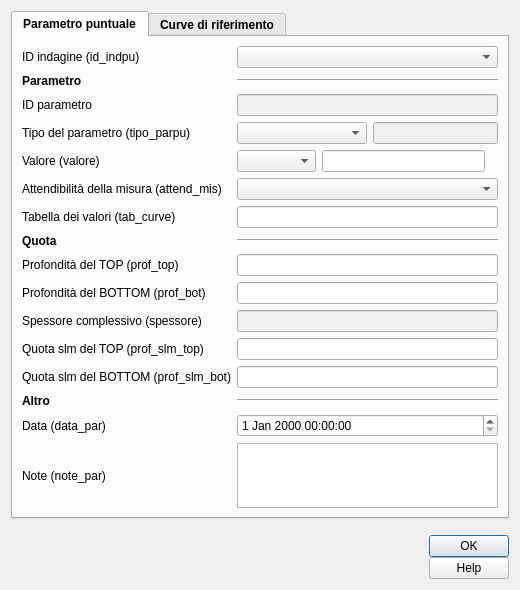
<?xml version="1.0" encoding="UTF-8"?>
<ui version="4.0">
 <class>parametri_puntuali</class>
 <widget class="QDialog" name="parametri_puntuali">
  <property name="geometry">
   <rect>
    <x>0</x>
    <y>0</y>
    <width>520</width>
    <height>590</height>
   </rect>
  </property>
  <property name="sizePolicy">
   <sizepolicy hsizetype="Fixed" vsizetype="Fixed">
    <horstretch>0</horstretch>
    <verstretch>0</verstretch>
   </sizepolicy>
  </property>
  <property name="minimumSize">
   <size>
    <width>520</width>
    <height>590</height>
   </size>
  </property>
  <property name="maximumSize">
   <size>
    <width>1500</width>
    <height>1500</height>
   </size>
  </property>
  <property name="windowTitle">
   <string>Parametri puntuali</string>
  </property>
  <property name="toolTip">
   <string/>
  </property>
  <property name="modal">
   <bool>true</bool>
  </property>
  <layout class="QGridLayout" name="gridLayout">
   <item row="0" column="0">
    <widget class="QTabWidget" name="tabWidget">
     <property name="sizePolicy">
      <sizepolicy hsizetype="Expanding" vsizetype="Expanding">
       <horstretch>0</horstretch>
       <verstretch>0</verstretch>
      </sizepolicy>
     </property>
     <property name="minimumSize">
      <size>
       <width>0</width>
       <height>0</height>
      </size>
     </property>
     <property name="maximumSize">
      <size>
       <width>1450</width>
       <height>1450</height>
      </size>
     </property>
     <property name="font">
      <font>
       <weight>75</weight>
       <bold>true</bold>
      </font>
     </property>
     <property name="currentIndex">
      <number>0</number>
     </property>
     <widget class="QWidget" name="tab">
      <attribute name="title">
       <string>Parametro puntuale</string>
      </attribute>
      <layout class="QGridLayout" name="gridLayout_3">
       <item row="42" column="0">
        <widget class="QLabel" name="label_7">
         <property name="font">
          <font>
           <weight>50</weight>
           <bold>false</bold>
          </font>
         </property>
         <property name="text">
          <string>Note (note_par)</string>
         </property>
        </widget>
       </item>
       <item row="21" column="1">
        <spacer name="verticalSpacer_4">
         <property name="orientation">
          <enum>Qt::Vertical</enum>
         </property>
         <property name="sizeHint" stdset="0">
          <size>
           <width>20</width>
           <height>40</height>
          </size>
         </property>
        </spacer>
       </item>
       <item row="3" column="1">
        <widget class="QComboBox" name="id_indpu">
         <property name="toolTip">
          <string/>
         </property>
        </widget>
       </item>
       <item row="8" column="1">
        <spacer name="verticalSpacer_3">
         <property name="orientation">
          <enum>Qt::Vertical</enum>
         </property>
         <property name="sizeHint" stdset="0">
          <size>
           <width>20</width>
           <height>40</height>
          </size>
         </property>
        </spacer>
       </item>
       <item row="42" column="1">
        <widget class="QTextEdit" name="note_par">
         <property name="font">
          <font>
           <weight>50</weight>
           <bold>false</bold>
          </font>
         </property>
         <property name="toolTip">
          <string/>
         </property>
        </widget>
       </item>
       <item row="41" column="1">
        <spacer name="verticalSpacer_12">
         <property name="orientation">
          <enum>Qt::Vertical</enum>
         </property>
         <property name="sizeHint" stdset="0">
          <size>
           <width>20</width>
           <height>40</height>
          </size>
         </property>
        </spacer>
       </item>
       <item row="43" column="1">
        <spacer name="verticalSpacer_13">
         <property name="orientation">
          <enum>Qt::Vertical</enum>
         </property>
         <property name="sizeHint" stdset="0">
          <size>
           <width>20</width>
           <height>40</height>
          </size>
         </property>
        </spacer>
       </item>
       <item row="26" column="1">
        <widget class="QLineEdit" name="spessore">
         <property name="enabled">
          <bool>false</bool>
         </property>
        </widget>
       </item>
       <item row="28" column="0">
        <widget class="QLabel" name="label_14">
         <property name="sizePolicy">
          <sizepolicy hsizetype="Minimum" vsizetype="Preferred">
           <horstretch>0</horstretch>
           <verstretch>0</verstretch>
          </sizepolicy>
         </property>
         <property name="minimumSize">
          <size>
           <width>45</width>
           <height>0</height>
          </size>
         </property>
         <property name="font">
          <font>
           <weight>50</weight>
           <bold>false</bold>
          </font>
         </property>
         <property name="text">
          <string>&lt;html&gt;&lt;head/&gt;&lt;body&gt;&lt;p&gt;Quota slm del TOP (prof_slm_top)&lt;/p&gt;&lt;/body&gt;&lt;/html&gt;</string>
         </property>
        </widget>
       </item>
       <item row="24" column="0">
        <widget class="QLabel" name="label_13">
         <property name="sizePolicy">
          <sizepolicy hsizetype="Minimum" vsizetype="Preferred">
           <horstretch>0</horstretch>
           <verstretch>0</verstretch>
          </sizepolicy>
         </property>
         <property name="minimumSize">
          <size>
           <width>45</width>
           <height>0</height>
          </size>
         </property>
         <property name="font">
          <font>
           <weight>50</weight>
           <bold>false</bold>
          </font>
         </property>
         <property name="text">
          <string>&lt;html&gt;&lt;head/&gt;&lt;body&gt;&lt;p&gt;Profondità del BOTTOM (prof_bot)&lt;/p&gt;&lt;/body&gt;&lt;/html&gt;</string>
         </property>
        </widget>
       </item>
       <item row="0" column="1">
        <spacer name="verticalSpacer">
         <property name="orientation">
          <enum>Qt::Vertical</enum>
         </property>
         <property name="sizeHint" stdset="0">
          <size>
           <width>20</width>
           <height>40</height>
          </size>
         </property>
        </spacer>
       </item>
       <item row="30" column="0">
        <widget class="QLabel" name="label_15">
         <property name="sizePolicy">
          <sizepolicy hsizetype="Minimum" vsizetype="Preferred">
           <horstretch>0</horstretch>
           <verstretch>0</verstretch>
          </sizepolicy>
         </property>
         <property name="minimumSize">
          <size>
           <width>45</width>
           <height>0</height>
          </size>
         </property>
         <property name="font">
          <font>
           <weight>50</weight>
           <bold>false</bold>
          </font>
         </property>
         <property name="text">
          <string>&lt;html&gt;&lt;head/&gt;&lt;body&gt;&lt;p&gt;Quota slm del BOTTOM (prof_slm_bot)&lt;/p&gt;&lt;/body&gt;&lt;/html&gt;</string>
         </property>
        </widget>
       </item>
       <item row="22" column="0">
        <widget class="QLabel" name="label_12">
         <property name="sizePolicy">
          <sizepolicy hsizetype="Minimum" vsizetype="Preferred">
           <horstretch>0</horstretch>
           <verstretch>0</verstretch>
          </sizepolicy>
         </property>
         <property name="minimumSize">
          <size>
           <width>45</width>
           <height>0</height>
          </size>
         </property>
         <property name="font">
          <font>
           <weight>50</weight>
           <bold>false</bold>
          </font>
         </property>
         <property name="text">
          <string>&lt;html&gt;&lt;head/&gt;&lt;body&gt;&lt;p&gt;Profondità del TOP (prof_top)&lt;/p&gt;&lt;/body&gt;&lt;/html&gt;</string>
         </property>
        </widget>
       </item>
       <item row="28" column="1">
        <widget class="QLineEdit" name="quota_slm_top">
         <property name="toolTip">
          <string/>
         </property>
        </widget>
       </item>
       <item row="25" column="1">
        <spacer name="verticalSpacer_6">
         <property name="orientation">
          <enum>Qt::Vertical</enum>
         </property>
         <property name="sizeHint" stdset="0">
          <size>
           <width>20</width>
           <height>40</height>
          </size>
         </property>
        </spacer>
       </item>
       <item row="30" column="1">
        <widget class="QLineEdit" name="quota_slm_bot">
         <property name="toolTip">
          <string/>
         </property>
        </widget>
       </item>
       <item row="29" column="1">
        <spacer name="verticalSpacer_7">
         <property name="orientation">
          <enum>Qt::Vertical</enum>
         </property>
         <property name="sizeHint" stdset="0">
          <size>
           <width>20</width>
           <height>40</height>
          </size>
         </property>
        </spacer>
       </item>
       <item row="35" column="1">
        <spacer name="verticalSpacer_10">
         <property name="orientation">
          <enum>Qt::Vertical</enum>
         </property>
         <property name="sizeHint" stdset="0">
          <size>
           <width>20</width>
           <height>40</height>
          </size>
         </property>
        </spacer>
       </item>
       <item row="40" column="1">
        <widget class="QDateTimeEdit" name="data_par">
         <property name="font">
          <font>
           <weight>50</weight>
           <bold>false</bold>
          </font>
         </property>
         <property name="toolTip">
          <string/>
         </property>
        </widget>
       </item>
       <item row="27" column="1">
        <spacer name="verticalSpacer_14">
         <property name="orientation">
          <enum>Qt::Vertical</enum>
         </property>
         <property name="sizeHint" stdset="0">
          <size>
           <width>20</width>
           <height>40</height>
          </size>
         </property>
        </spacer>
       </item>
       <item row="24" column="1">
        <widget class="QLineEdit" name="prof_bot">
         <property name="toolTip">
          <string/>
         </property>
        </widget>
       </item>
       <item row="22" column="1">
        <widget class="QLineEdit" name="prof_top">
         <property name="toolTip">
          <string/>
         </property>
        </widget>
       </item>
       <item row="26" column="0">
        <widget class="QLabel" name="label_8">
         <property name="font">
          <font>
           <weight>50</weight>
           <bold>false</bold>
          </font>
         </property>
         <property name="text">
          <string>Spessore complessivo (spessore)</string>
         </property>
        </widget>
       </item>
       <item row="40" column="0">
        <widget class="QLabel" name="label_6">
         <property name="font">
          <font>
           <weight>50</weight>
           <bold>false</bold>
          </font>
         </property>
         <property name="text">
          <string>Data (data_par)</string>
         </property>
        </widget>
       </item>
       <item row="3" column="0">
        <widget class="QLabel" name="label">
         <property name="font">
          <font>
           <weight>50</weight>
           <bold>false</bold>
          </font>
         </property>
         <property name="text">
          <string>ID indagine (id_indpu)</string>
         </property>
        </widget>
       </item>
       <item row="23" column="1">
        <spacer name="verticalSpacer_5">
         <property name="orientation">
          <enum>Qt::Vertical</enum>
         </property>
         <property name="sizeHint" stdset="0">
          <size>
           <width>20</width>
           <height>40</height>
          </size>
         </property>
        </spacer>
       </item>
       <item row="20" column="1">
        <widget class="Line" name="line_2">
         <property name="orientation">
          <enum>Qt::Horizontal</enum>
         </property>
        </widget>
       </item>
       <item row="6" column="1">
        <spacer name="verticalSpacer_15">
         <property name="orientation">
          <enum>Qt::Vertical</enum>
         </property>
         <property name="sizeHint" stdset="0">
          <size>
           <width>20</width>
           <height>40</height>
          </size>
         </property>
        </spacer>
       </item>
       <item row="5" column="0">
        <widget class="QLabel" name="label_11">
         <property name="text">
          <string>&lt;b&gt;Parametro&lt;/b&gt;</string>
         </property>
        </widget>
       </item>
       <item row="9" column="1">
        <layout class="QHBoxLayout" name="horizontalLayout_2">
         <item>
          <widget class="QComboBox" name="tipo_parpu_box">
           <property name="sizePolicy">
            <sizepolicy hsizetype="Expanding" vsizetype="Fixed">
             <horstretch>0</horstretch>
             <verstretch>0</verstretch>
            </sizepolicy>
           </property>
           <property name="toolTip">
            <string/>
           </property>
          </widget>
         </item>
         <item>
          <widget class="QLineEdit" name="tipo_parpu">
           <property name="enabled">
            <bool>false</bool>
           </property>
           <property name="sizePolicy">
            <sizepolicy hsizetype="Minimum" vsizetype="Fixed">
             <horstretch>0</horstretch>
             <verstretch>0</verstretch>
            </sizepolicy>
           </property>
           <property name="minimumSize">
            <size>
             <width>50</width>
             <height>20</height>
            </size>
           </property>
           <property name="palette">
            <palette>
             <active>
              <colorrole role="Text">
               <brush brushstyle="SolidPattern">
                <color alpha="255">
                 <red>113</red>
                 <green>113</green>
                 <blue>113</blue>
                </color>
               </brush>
              </colorrole>
             </active>
             <inactive>
              <colorrole role="Text">
               <brush brushstyle="SolidPattern">
                <color alpha="255">
                 <red>113</red>
                 <green>113</green>
                 <blue>113</blue>
                </color>
               </brush>
              </colorrole>
             </inactive>
             <disabled>
              <colorrole role="Text">
               <brush brushstyle="SolidPattern">
                <color alpha="255">
                 <red>120</red>
                 <green>120</green>
                 <blue>120</blue>
                </color>
               </brush>
              </colorrole>
             </disabled>
            </palette>
           </property>
          </widget>
         </item>
        </layout>
       </item>
       <item row="14" column="1">
        <spacer name="verticalSpacer_16">
         <property name="orientation">
          <enum>Qt::Vertical</enum>
         </property>
         <property name="sizeHint" stdset="0">
          <size>
           <width>20</width>
           <height>40</height>
          </size>
         </property>
        </spacer>
       </item>
       <item row="10" column="1">
        <spacer name="verticalSpacer_8">
         <property name="orientation">
          <enum>Qt::Vertical</enum>
         </property>
         <property name="sizeHint" stdset="0">
          <size>
           <width>20</width>
           <height>40</height>
          </size>
         </property>
        </spacer>
       </item>
       <item row="39" column="1">
        <spacer name="verticalSpacer_17">
         <property name="orientation">
          <enum>Qt::Vertical</enum>
         </property>
         <property name="sizeHint" stdset="0">
          <size>
           <width>20</width>
           <height>40</height>
          </size>
         </property>
        </spacer>
       </item>
       <item row="5" column="1">
        <widget class="Line" name="line">
         <property name="orientation">
          <enum>Qt::Horizontal</enum>
         </property>
        </widget>
       </item>
       <item row="20" column="0">
        <widget class="QLabel" name="label_16">
         <property name="text">
          <string>&lt;b&gt;Quota&lt;/b&gt;</string>
         </property>
        </widget>
       </item>
       <item row="38" column="0">
        <widget class="QLabel" name="label_18">
         <property name="text">
          <string>&lt;b&gt;Altro&lt;/b&gt;</string>
         </property>
        </widget>
       </item>
       <item row="11" column="1">
        <layout class="QHBoxLayout" name="horizontalLayout">
         <item>
          <widget class="QComboBox" name="valore_box"/>
         </item>
         <item>
          <widget class="QLineEdit" name="valore">
           <property name="toolTip">
            <string/>
           </property>
          </widget>
         </item>
         <item>
          <widget class="QLabel" name="simbolo_val">
           <property name="text">
            <string/>
           </property>
          </widget>
         </item>
        </layout>
       </item>
       <item row="38" column="1">
        <widget class="Line" name="line_3">
         <property name="orientation">
          <enum>Qt::Horizontal</enum>
         </property>
        </widget>
       </item>
       <item row="15" column="1">
        <widget class="QComboBox" name="attend_mis">
         <property name="sizePolicy">
          <sizepolicy hsizetype="Expanding" vsizetype="Fixed">
           <horstretch>0</horstretch>
           <verstretch>0</verstretch>
          </sizepolicy>
         </property>
         <property name="toolTip">
          <string/>
         </property>
        </widget>
       </item>
       <item row="17" column="0">
        <widget class="QLabel" name="label_5">
         <property name="sizePolicy">
          <sizepolicy hsizetype="Minimum" vsizetype="Preferred">
           <horstretch>0</horstretch>
           <verstretch>0</verstretch>
          </sizepolicy>
         </property>
         <property name="minimumSize">
          <size>
           <width>45</width>
           <height>0</height>
          </size>
         </property>
         <property name="font">
          <font>
           <weight>50</weight>
           <bold>false</bold>
          </font>
         </property>
         <property name="text">
          <string>&lt;html&gt;&lt;head/&gt;&lt;body&gt;&lt;p&gt;Tabella dei valori (tab_curve)&lt;/p&gt;&lt;/body&gt;&lt;/html&gt;</string>
         </property>
        </widget>
       </item>
       <item row="15" column="0">
        <widget class="QLabel" name="label_4">
         <property name="sizePolicy">
          <sizepolicy hsizetype="Minimum" vsizetype="Preferred">
           <horstretch>0</horstretch>
           <verstretch>0</verstretch>
          </sizepolicy>
         </property>
         <property name="minimumSize">
          <size>
           <width>45</width>
           <height>0</height>
          </size>
         </property>
         <property name="font">
          <font>
           <weight>50</weight>
           <bold>false</bold>
          </font>
         </property>
         <property name="text">
          <string>Attendibilità della misura (attend_mis)</string>
         </property>
        </widget>
       </item>
       <item row="18" column="1">
        <spacer name="verticalSpacer_9">
         <property name="orientation">
          <enum>Qt::Vertical</enum>
         </property>
         <property name="sizeHint" stdset="0">
          <size>
           <width>20</width>
           <height>40</height>
          </size>
         </property>
        </spacer>
       </item>
       <item row="17" column="1">
        <widget class="QLineEdit" name="tab_curve">
         <property name="toolTip">
          <string/>
         </property>
        </widget>
       </item>
       <item row="11" column="0">
        <widget class="QLabel" name="label_2">
         <property name="sizePolicy">
          <sizepolicy hsizetype="Minimum" vsizetype="Preferred">
           <horstretch>0</horstretch>
           <verstretch>0</verstretch>
          </sizepolicy>
         </property>
         <property name="minimumSize">
          <size>
           <width>45</width>
           <height>0</height>
          </size>
         </property>
         <property name="font">
          <font>
           <weight>50</weight>
           <bold>false</bold>
          </font>
         </property>
         <property name="text">
          <string>&lt;html&gt;&lt;head/&gt;&lt;body&gt;&lt;p&gt;Valore (valore)&lt;/p&gt;&lt;/body&gt;&lt;/html&gt;</string>
         </property>
        </widget>
       </item>
       <item row="7" column="0">
        <widget class="QLabel" name="label_3">
         <property name="font">
          <font>
           <weight>50</weight>
           <bold>false</bold>
          </font>
         </property>
         <property name="text">
          <string>ID parametro</string>
         </property>
        </widget>
       </item>
       <item row="9" column="0">
        <widget class="QLabel" name="label_9">
         <property name="sizePolicy">
          <sizepolicy hsizetype="Minimum" vsizetype="Preferred">
           <horstretch>0</horstretch>
           <verstretch>0</verstretch>
          </sizepolicy>
         </property>
         <property name="minimumSize">
          <size>
           <width>45</width>
           <height>0</height>
          </size>
         </property>
         <property name="font">
          <font>
           <weight>50</weight>
           <bold>false</bold>
          </font>
         </property>
         <property name="text">
          <string>Tipo del parametro (tipo_parpu)</string>
         </property>
        </widget>
       </item>
       <item row="7" column="1">
        <widget class="QLineEdit" name="id_parpu">
         <property name="enabled">
          <bool>false</bool>
         </property>
         <property name="palette">
          <palette>
           <active>
            <colorrole role="Text">
             <brush brushstyle="SolidPattern">
              <color alpha="255">
               <red>113</red>
               <green>113</green>
               <blue>113</blue>
              </color>
             </brush>
            </colorrole>
           </active>
           <inactive>
            <colorrole role="Text">
             <brush brushstyle="SolidPattern">
              <color alpha="255">
               <red>113</red>
               <green>113</green>
               <blue>113</blue>
              </color>
             </brush>
            </colorrole>
           </inactive>
           <disabled>
            <colorrole role="Text">
             <brush brushstyle="SolidPattern">
              <color alpha="255">
               <red>120</red>
               <green>120</green>
               <blue>120</blue>
              </color>
             </brush>
            </colorrole>
           </disabled>
          </palette>
         </property>
         <property name="toolTip">
          <string/>
         </property>
        </widget>
       </item>
       <item row="4" column="1">
        <spacer name="verticalSpacer_2">
         <property name="orientation">
          <enum>Qt::Vertical</enum>
         </property>
         <property name="sizeHint" stdset="0">
          <size>
           <width>20</width>
           <height>40</height>
          </size>
         </property>
        </spacer>
       </item>
       <item row="16" column="1">
        <spacer name="verticalSpacer_11">
         <property name="orientation">
          <enum>Qt::Vertical</enum>
         </property>
         <property name="sizeHint" stdset="0">
          <size>
           <width>20</width>
           <height>40</height>
          </size>
         </property>
        </spacer>
       </item>
      </layout>
     </widget>
     <widget class="QWidget" name="tab_2">
      <attribute name="title">
       <string>Curve di riferimento</string>
      </attribute>
      <layout class="QGridLayout" name="gridLayout_4">
       <item row="0" column="0">
        <widget class="QgsRelationEditorWidget" name="fk_p_parametri_curve">
         <property name="sizePolicy">
          <sizepolicy hsizetype="Minimum" vsizetype="Minimum">
           <horstretch>0</horstretch>
           <verstretch>0</verstretch>
          </sizepolicy>
         </property>
         <property name="font">
          <font>
           <family>Arial</family>
           <weight>75</weight>
           <bold>true</bold>
          </font>
         </property>
         <property name="toolTip">
          <string>Curve correlate.</string>
         </property>
         <property name="styleSheet">
          <string notr="true">QgsCollapsibleGroupBoxBasic::title, QgsCollapsibleGroupBox::title {  subcontrol-origin: margin;  subcontrol-position: top left;  margin-left: 20px;  margin-right: 5px;  left: 0px;  top: 2px;}</string>
         </property>
         <property name="title">
          <string>Curve correlate</string>
         </property>
         <property name="viewMode">
          <enum>QgsDualView::AttributeTable</enum>
         </property>
         <property name="qgisRelation" stdset="0">
          <string notr="true">fk_p_parametri_curve</string>
         </property>
         <widget class="QLabel" name="label_19">
          <property name="geometry">
           <rect>
            <x>220</x>
            <y>30</y>
            <width>131</width>
            <height>16</height>
           </rect>
          </property>
          <property name="text">
           <string>&lt;B&gt;CURVE DI RIFERIMENTO&lt;/B&gt;</string>
          </property>
         </widget>
        </widget>
       </item>
      </layout>
     </widget>
    </widget>
   </item>
   <item row="1" column="0">
    <layout class="QGridLayout" name="gridLayout_2">
     <property name="sizeConstraint">
      <enum>QLayout::SetDefaultConstraint</enum>
     </property>
     <property name="topMargin">
      <number>10</number>
     </property>
     <property name="horizontalSpacing">
      <number>10</number>
     </property>
     <property name="verticalSpacing">
      <number>0</number>
     </property>
     <item row="0" column="3">
      <spacer name="horizontalSpacer">
       <property name="orientation">
        <enum>Qt::Horizontal</enum>
       </property>
       <property name="sizeHint" stdset="0">
        <size>
         <width>40</width>
         <height>20</height>
        </size>
       </property>
      </spacer>
     </item>
     <item row="0" column="1">
      <widget class="QLabel" name="label_17">
       <property name="sizePolicy">
        <sizepolicy hsizetype="Preferred" vsizetype="Fixed">
         <horstretch>0</horstretch>
         <verstretch>0</verstretch>
        </sizepolicy>
       </property>
       <property name="text">
        <string/>
       </property>
       <property name="pixmap">
        <pixmap>../loghi/logoigag.png</pixmap>
       </property>
      </widget>
     </item>
     <item row="0" column="4">
      <layout class="QVBoxLayout" name="verticalLayout">
       <item>
        <widget class="QDialogButtonBox" name="buttonBox">
         <property name="sizePolicy">
          <sizepolicy hsizetype="Fixed" vsizetype="Fixed">
           <horstretch>0</horstretch>
           <verstretch>0</verstretch>
          </sizepolicy>
         </property>
         <property name="minimumSize">
          <size>
           <width>0</width>
           <height>0</height>
          </size>
         </property>
         <property name="cursor">
          <cursorShape>PointingHandCursor</cursorShape>
         </property>
         <property name="orientation">
          <enum>Qt::Vertical</enum>
         </property>
         <property name="standardButtons">
          <set>QDialogButtonBox::Ok</set>
         </property>
         <property name="centerButtons">
          <bool>true</bool>
         </property>
        </widget>
       </item>
       <item>
        <widget class="QPushButton" name="help_button">
         <property name="cursor">
          <cursorShape>PointingHandCursor</cursorShape>
         </property>
         <property name="text">
          <string>Help</string>
         </property>
        </widget>
       </item>
      </layout>
     </item>
     <item row="0" column="0">
      <widget class="QLabel" name="label_10">
       <property name="sizePolicy">
        <sizepolicy hsizetype="Preferred" vsizetype="Fixed">
         <horstretch>0</horstretch>
         <verstretch>0</verstretch>
        </sizepolicy>
       </property>
       <property name="text">
        <string/>
       </property>
       <property name="pixmap">
        <pixmap>../loghi/logo-cnr.png</pixmap>
       </property>
      </widget>
     </item>
     <item row="0" column="2">
      <widget class="QLabel" name="label_20">
       <property name="sizePolicy">
        <sizepolicy hsizetype="Preferred" vsizetype="Fixed">
         <horstretch>0</horstretch>
         <verstretch>0</verstretch>
        </sizepolicy>
       </property>
       <property name="text">
        <string/>
       </property>
       <property name="pixmap">
        <pixmap>../loghi/logo-labgis.png</pixmap>
       </property>
      </widget>
     </item>
    </layout>
   </item>
  </layout>
 </widget>
 <customwidgets>
  <customwidget>
   <class>QgsCollapsibleGroupBox</class>
   <extends>QGroupBox</extends>
   <header>qgscollapsiblegroupbox.h</header>
   <container>1</container>
  </customwidget>
  <customwidget>
   <class>QgsRelationEditorWidget</class>
   <extends>QgsCollapsibleGroupBox</extends>
   <header>qgsrelationeditorwidget.h</header>
   <container>1</container>
  </customwidget>
 </customwidgets>
 <resources/>
 <connections/>
</ui>
